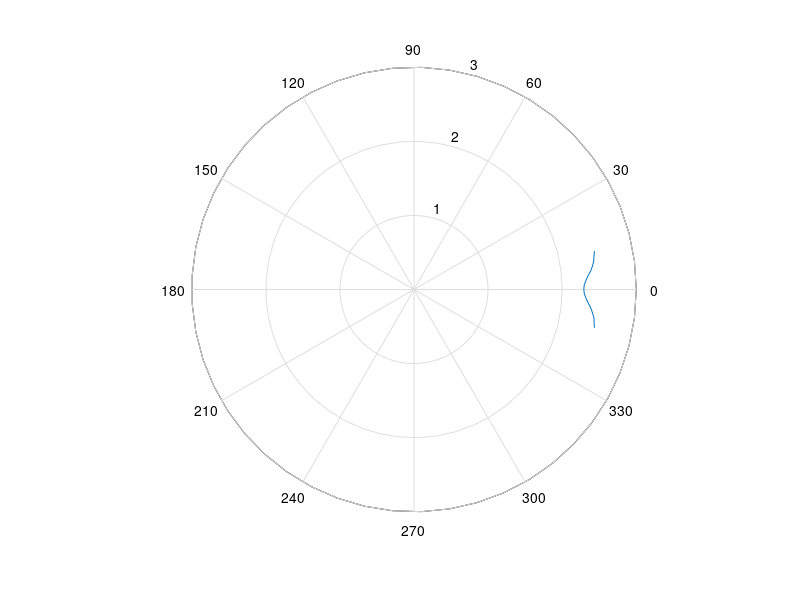

This figure's MATLAB source: (Note: this script raises an error after producing the figure.)
clear all
close all
clc

% insert the data measured
theta = linspace(-pi/15, pi/15, 17);
voltage = [2.49 2.472 2.46 2.43 2.4 2.36 2.326 2.3 2.292 2.298 2.324 2.356 ...
    2.398 2.43 2.456 2.47 2.49];

% definisco lo spicchio di interesse
x = [0 -pi/15];
y = [0 3];

z = [0 pi/15];
w = [0 3];

% valori a regime
a = linspace(-pi/15, -pi, 50);
b = 2.49.*1.^(1:50);

c = linspace (pi/15, pi, 50);
d =2.49.*1.^(1:50);

% grafici
figure(1)
PolarGraph = polar(theta,voltage);
PolarGraph.LineStyle ="-";
PolarGraph.Color = [0.8500 0.3250 0.0980];
PolarGraph.Marker = "hexagram";
PolarGraph.LineWidth = 1;
hold on
polar(x,y, 'k-')
polar(z,w, 'k-')
A = polar(a,b)
B = polar(c,d)
A.Color = [0.8500 0.3250 0.0980];
A.LineWidth = 1;
B.Color = [0.8500 0.3250 0.0980];
B.LineWidth = 1;

% caratteristiche titolo
[t,s] = title ('Rate of change of the voltage with respect to degree, South pole','Distance set at 2 cm, \theta variable')
t.FontSize = 16;
s.FontAngle='italic';